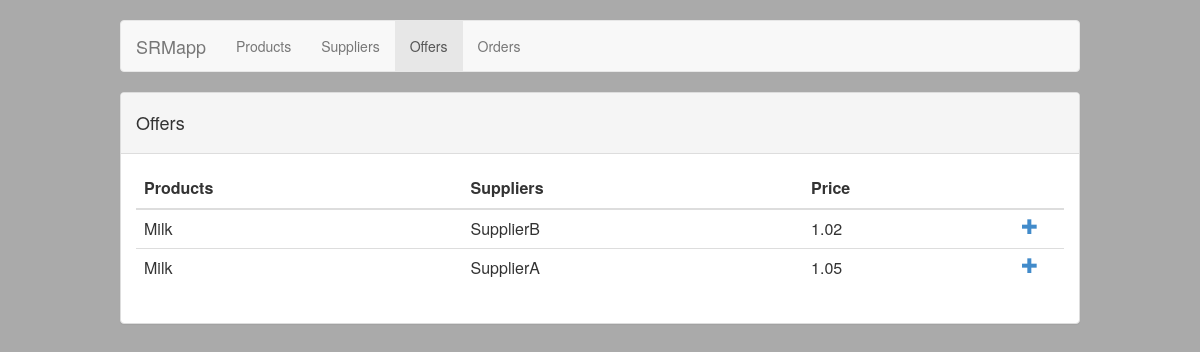
Page /SRMapp/offers/ on the earlier database version.
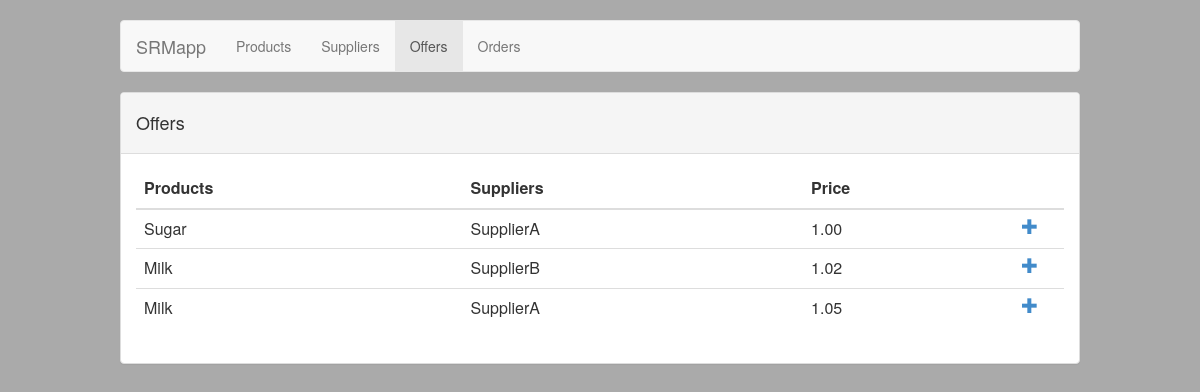
Same page on the later database version.
### SRMapp/models.py (models this page shows)
class Offer(models.Model):
	product = models.ForeignKey(Product)
	supplier = models.ForeignKey(Supplier)
	price = models.DecimalField(max_digits=5, decimal_places=2)
	def __unicode__(self):
		return str(self.product)+"   "+str(self.supplier)+"   "+str(self.price)

class  Product(models.Model):
	name = models.CharField(max_length=200)
	unit = models.CharField(max_length=200)
	def __unicode__(self):
		return self.name

class Supplier(models.Model):
	name = models.CharField(max_length=200)
	surv_price = models.DecimalField(max_digits=3, decimal_places=2, default=0)
	surv_quality = models.DecimalField(max_digits=3, decimal_places=2, default=0)
	surv_delivery_time = models.DecimalField(max_digits=3, decimal_places=2, default=0)
	def __unicode__(self):
		return self.name

### SRMapp/views.py (the view)
def offerList(request):
	offer_list = Offer.objects.order_by('-product')[:100]
	product_list = Product.objects.order_by('-name')[:100]
	supplier_list = Supplier.objects.order_by('-name')[:100]
	context = {'offer_list': offer_list, 'product_list': product_list, 'supplier_list': supplier_list, 'offersOn': "1"}
	return render(request, 'SRMapp/offerList.html', context)

### SRMapp/templates/SRMapp/offerList.html (shortened to what this page needs)
{% extends 'SRMapp/base.html' %}
{% block content %}
<div class="panel panel-default">
    <div class="panel-heading">
        <h4>Offers</h4>
    </div>
    <div class="panel-body">
        <table class="table">
            <thead>
                <tr>
                    <th>Products
                    </th>
                    <th>Suppliers
                    </th>
                    <th>Price</th>
                    <th style="width:50px;"></th>
                </tr>
            </thead>
            {% for offer in offer_list %}
            <tr>
                <td>{{ offer.product.name }}</td>
                <td>{{ offer.supplier.name }}</td>
                <td>{{ offer.price }}</td>
                <td style="width:50px;"><a href="#newOrderModal" data-toggle="modal" data-target="#newOrderModal" data-id="{{ offer.id }}" class="addOfferWithId"><span class="glyphicon glyphicon-plus"></span></a></td>
            </tr>
            {% endfor %}
        </table>
    </div>
</div>
{% endblock %}

Differences in the rows shown:
added Offer: product.name "Sugar", supplier.name "SupplierA", price "1.00"
